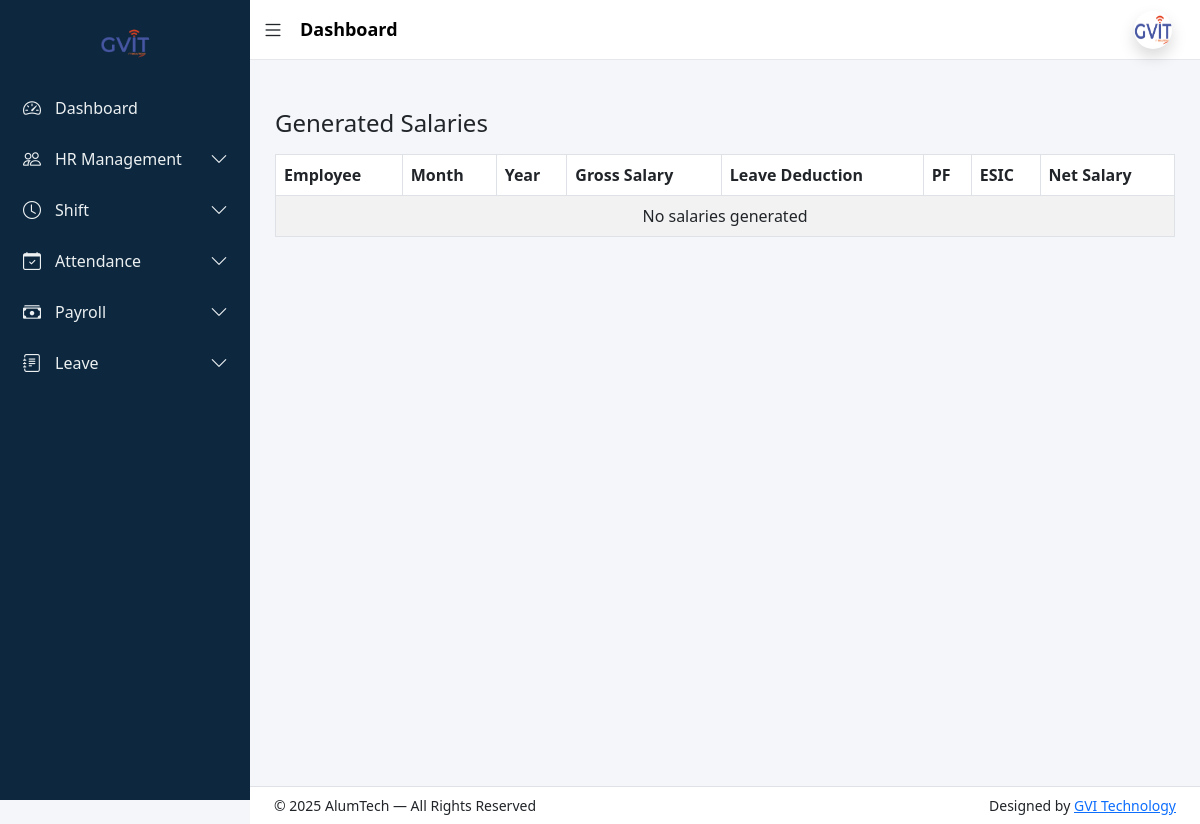
The page /salary/list/ (signed in) on the database as committed earlier.
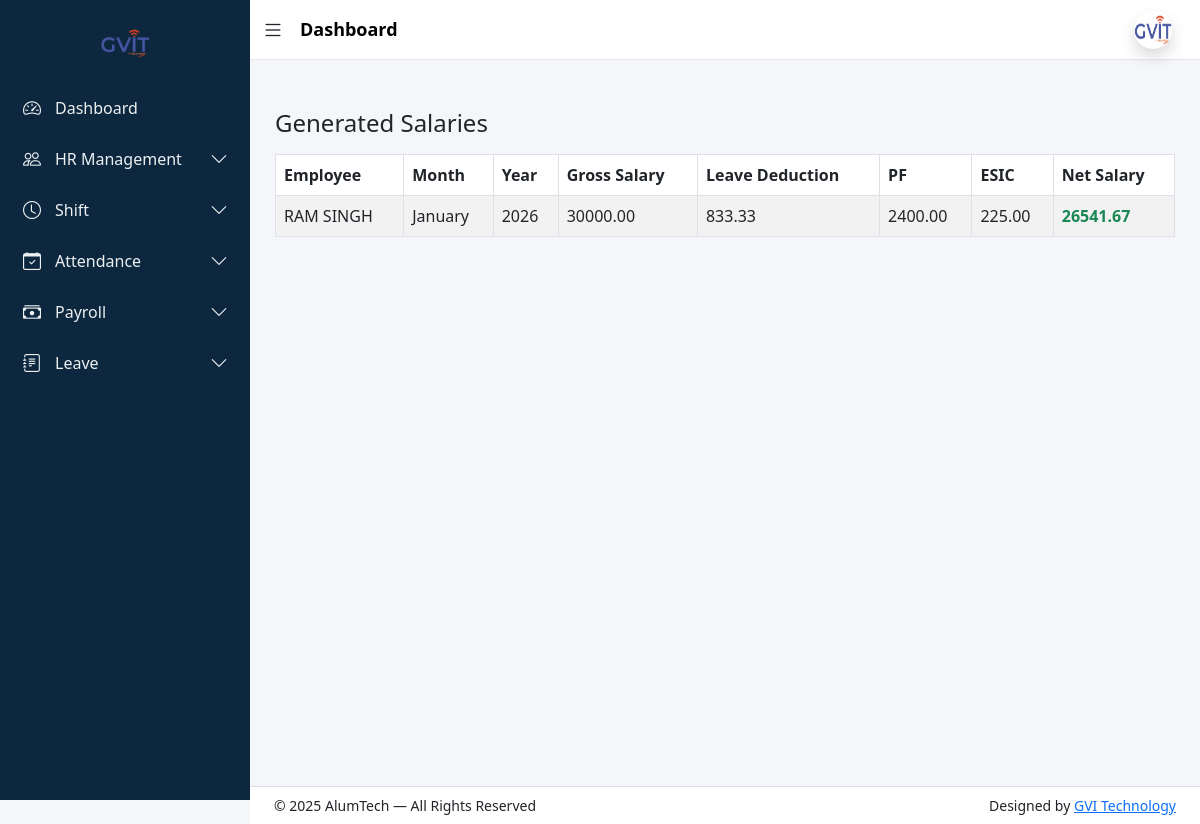
The same page on the database as committed later.
### app/models.py (models this page shows, shortened)
class MonthlySalary(models.Model):
    MONTH_CHOICES = [
    (1,"January"),
    (2,"February"),
    (3,"March"),
    (4,"April"),
    (5,"May"),
    (6,"June"),
    (7,"July"),
    (8,"August"),
    (9,"September"),
    (10,"October"),
    (11,"November"),
    (12,"December"),
]
    month = models.IntegerField(choices=MONTH_CHOICES)
    employee = models.ForeignKey(Employee, on_delete=models.CASCADE)
    year = models.IntegerField()
    working_days = models.IntegerField(default=0)
    present_days = models.IntegerField(default=0)
    half_days = models.IntegerField(default=0)
    absent_days = models.IntegerField(default=0)
    extra_leave_days = models.IntegerField(default=0)
    gross_salary = models.DecimalField(max_digits=10, decimal_places=2)
    emp_pf = models.DecimalField(max_digits=10, decimal_places=2)
    employer_pf = models.DecimalField(max_digits=10, decimal_places=2)
    emp_esic = models.DecimalField(max_digits=10, decimal_places=2)
    employer_esic = models.DecimalField(max_digits=10, decimal_places=2)
    leave_deduction = models.DecimalField(max_digits=10, decimal_places=2, default=0)
    net_salary = models.DecimalField(max_digits=10, decimal_places=2)
    generated_at = models.DateTimeField(auto_now_add=True)
    class Meta:
        unique_together = ("employee","month","year")

class Employee(models.Model):
    BLOOD_GROUP_CHOICES = [
        ('A+', 'A+'), ('A-', 'A-'),
        ('B+', 'B+'), ('B-', 'B-'),
        ('O+', 'O+'), ('O-', 'O-'),
        ('AB+', 'AB+'), ('AB-', 'AB-'),
    ]
    BACHELOR_CHOICES = [
        ('BCom', 'B.Com'),
        ('BSc', 'B.Sc'),
        ('BA', 'B.A'),
        ('BTech', 'B.Tech'),
    ]
    MASTER_CHOICES = [
        ('MCom', 'M.Com'),
        ('MSc', 'M.Sc'),
        ('MA', 'M.A'),
        ('MTech', 'M.Tech'),
    ]
    first_name = models.CharField(max_length=50)
    middle_name = models.CharField(max_length=50, blank=True)
    last_name = models.CharField(max_length=50)
    gender = models.CharField(max_length=10,choices=[('Male','Male'),('Female','Female'),('Other','Other')])
    blood_group = models.CharField(max_length=10, choices=BLOOD_GROUP_CHOICES, blank=True, null=True)
    date_of_birth = models.DateField(null=True, blank=True)
    father_name = models.CharField(max_length=100, blank=True)
    mother_name = models.CharField(max_length=100, blank=True)
    user = models.OneToOneField(User, on_delete=models.CASCADE, null=True, blank=True, related_name='employee_profile')
    email = models.EmailField(unique=True)
    contact_no = models.CharField(max_length=15)
    emergency_contact = models.CharField(max_length=15)
    address = models.TextField(blank=True, null=True)
    permanent_address = models.TextField(blank=True, null=True)
    bachelor_degree = models.CharField(max_length=10, choices=BACHELOR_CHOICES, blank=True, null=True)
    master_degree = models.CharField(max_length=10, choices=MASTER_CHOICES, blank=True, null=True)
    employee_id = models.CharField(max_length=20, unique=True)
    department = models.ForeignKey(Department, on_delete=models.PROTECT)
    designation = models.ForeignKey(Designation, on_delete=models.PROTECT)
    date_of_joining = models.DateField(blank=True, null=True)
    photo = models.ImageField(upload_to='employees/', blank=True, null=True)
    pan_no = models.CharField(max_length=10,blank=True,null=True)
    Aadhar_no = models.CharField(max_length=12,blank=True,null=True)
    Bank_name = models.CharField(max_length=50,blank=True,null=True)
    acc_no = models.CharField(max_length=15,blank=True,null=True)
    ifsc_no = models.CharField(max_length=15,blank=True,null=True)
    branch_name = models.CharField(max_length=50,blank=True,null=True)
    is_active = models.BooleanField(default=True)
    created_at = models.DateTimeField(auto_now_add=True)
    lwp_balance = models.IntegerField(default=0)
    generated_at = models.DateField(blank=True, null=True)
    created_by = models.ForeignKey(User, on_delete=models.SET_NULL, null=True, blank=True, related_name='created_employees')

### app/views.py (the view)
# urls.py: path('salary/list/', views.salary_list, name='salary_list'),
@login_required
def salary_list(request):
    salaries = MonthlySalary.objects.select_related("employee").order_by("-year", "-month")
    return render(
        request,
        "salary/salary_list.html",
        {"salaries": salaries}
    )

### templates/salary/salary_list.html
{% extends "base_dashboard.html" %}
{% block content %}
<h4 class="mb-3">Generated Salaries</h4>
<table class="table table-bordered table-striped">
<thead>
<tr>
<th>Employee</th>
<th>Month</th>
<th>Year</th>
<th>Gross Salary</th>
<th>Leave Deduction</th>
<th>PF</th>
<th>ESIC</th>
<th>Net Salary</th>
</tr>
</thead>
<tbody>
{% for s in salaries %}
<tr>
<td>{{ s.employee.first_name }} {{ s.employee.last_name }}</td>
<td>{{ s.get_month_display }}</td>
<td>{{ s.year }}</td>
<td>{{ s.gross_salary }}</td>
<td>{{ s.leave_deduction }}</td>
<td>{{ s.emp_pf }}</td>
<td>{{ s.emp_esic }}</td>
<td class="fw-bold text-success">{{ s.net_salary }}</td>
</tr>
{% empty %}
<tr>
<td colspan="8" class="text-center">No salaries generated</td>
</tr>
{% endfor %}
</tbody>
</table>
{% endblock %}

### templates/base_dashboard.html (shortened to what this page needs)
{% load static %}
<!doctype html>
<html lang="en">
<head>
<link href="https://cdn.jsdelivr.net/npm/bootstrap@5.3.0/dist/css/bootstrap.min.css" rel="stylesheet">
<link href="https://cdn.jsdelivr.net/npm/bootstrap-icons@1.11.3/font/bootstrap-icons.css" rel="stylesheet">
<link rel="stylesheet" href="{% static 'css/dashboard_style.css' %}">
</head>
<body>
<div class="sidebar" id="sidebar">
<div class="sidebar-logo text-center mb-3">
<img src="{% static 'images/gvit.png' %}" width="60">
</div>
<a href="{% url 'dashboard' %}">
<i class="bi bi-speedometer2"></i>
<span>Dashboard</span>
</a>
<a data-bs-toggle="collapse" href="#hrMenu">
<i class="bi bi-people"></i>
<span>HR Management</span>
<i class="bi bi-chevron-down ms-auto"></i>
</a>
<a data-bs-toggle="collapse" href="#shiftMenu">
<i class="bi bi-clock"></i>
<span>Shift</span>
<i class="bi bi-chevron-down ms-auto"></i>
</a>
<a data-bs-toggle="collapse" href="#attendanceMenu">
<i class="bi bi-calendar-check"></i>
<span>Attendance</span>
<i class="bi bi-chevron-down ms-auto"></i>
</a>
<a data-bs-toggle="collapse" href="#salaryMenu">
<i class="bi bi-cash-stack"></i>
<span>Payroll</span>
<i class="bi bi-chevron-down ms-auto"></i>
</a>
<a data-bs-toggle="collapse" href="#leaveMenu">
<i class="bi bi-journal-text"></i>
<span>Leave</span>
<i class="bi bi-chevron-down ms-auto"></i>
</a>
</div>
<nav class="navbar navbar-expand-lg navbar-custom" id="navbar">
<div class="container-fluid">
<i class="bi bi-list toggle-btn" onclick="toggleSidebar()"></i>
<span class="navbar-brand ms-3">
{% block page_title %}Dashboard{% endblock %}
</span>
<div class="ms-auto d-flex align-items-center gap-3 me-3">
<div class="dropdown">
<a href="#" class="dropdown-toggle profile-toggle" role="button"
data-bs-toggle="dropdown">
<img src="{% static 'images/gvit.png' %}"
width="38"
height="38"
class="rounded-circle shadow">
</a>
</div>
</div>
</div>
</nav>
<div class="content mt-4" id="content">
{% block content %}{% endblock %}
</div>
<footer id="footer" class="bg-secondary border-top fixed-bottom">
<div class="container-fluid px-4">
<div class="row align-items-center py-2">
<div class="col-md-6 small">
© 2025 AlumTech — All Rights Reserved
</div>
<div class="col-md-6 text-md-end small">
Designed by
<a href="https://www.gvitechnology.com/" target="_blank">
GVI Technology
</a>
</div>
</div>
</div>
</footer>
</body>
</html>

### static/css/dashboard_style.css (style rules this page uses)
body { overflow-x:hidden; background:#f4f6f9; font-family: "Segoe UI", Tahoma, sans-serif; }
.sidebar { width:250px; height:100vh; background:#0c273e; position:fixed; top:0; left:0; padding-top:20px; color:white; transition:all .3s ease; z-index:1000; overflow-y:auto; }
.sidebar-logo { display:flex; justify-content:center; align-items:center; margin-bottom:25px; }
.sidebar-logo img { max-width:90px; border-radius:50%; padding:5px; transition:all .3s ease; }
.sidebar a { color:#ecf0f1; padding:12px 20px; display:flex; align-items:center; gap:12px; text-decoration:none; transition:all .2s ease; border-left:3px solid transparent; }
.sidebar a i { font-size:18px; min-width:20px; }
.navbar-custom { background:#ffffff; border-bottom:1px solid #e5e7eb; margin-left:250px; height:60px; transition:margin-left .3s ease; }
.navbar-brand { font-weight:600; font-size:18px; }
.toggle-btn { font-size:22px; cursor:pointer; transition:.2s; }
.profile-toggle img { cursor:pointer; }
.content { margin-left:250px; padding:25px; padding-bottom:80px; transition:margin-left .3s ease; min-height:calc(100vh - 60px); }
#footer { left:250px; transition:left .3s ease; background:#fff !important; border-top:1px solid #e5e7eb; }
.profile-toggle::after { display:none !important; }
.profile-toggle { padding:0; }

Rows that differ between the two databases and show on the page:
added MonthlySalary: employee.first_name "RAM", employee.last_name "SINGH", month "January", year "2026", gross_salary "30000.00", leave_deduction "833.33", emp_pf "2400.00", emp_esic "225.00", net_salary "26541.67"
Other text that changed with them:
text no longer shown: "No salaries generated"
